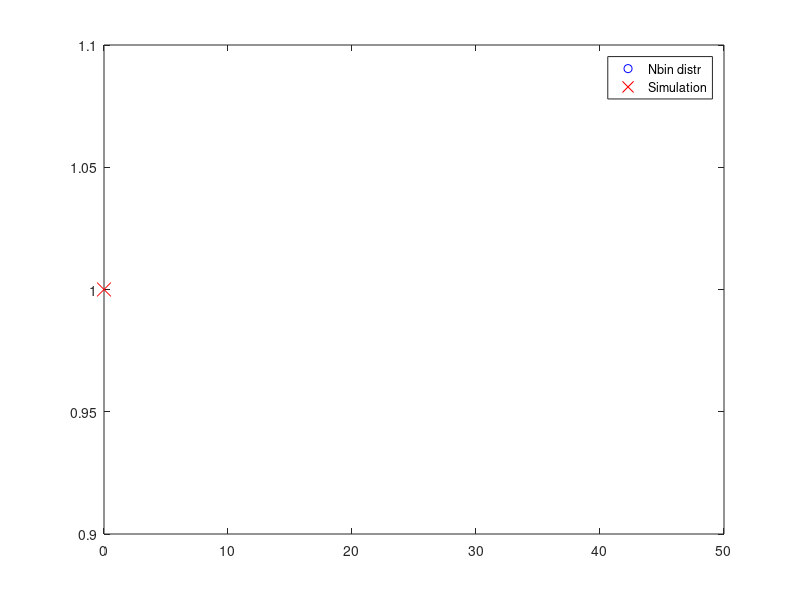

Source code (MATLAB):
clear ALL
n = input('Rank of success= ');
p=input('Probability success= ');
for j = 1:n
    Y(j)=0;
    while(rand >= p)
        Y(j)=Y(j)+1;
    end
end
X=sum(Y);
clear X;
N=input('Number of simulations= ');
for i=1:N
    for j=1:n
        Y(j)=0;
        while(rand >= p)
            Y(j)=Y(j)+1;
        end
    end
    X(i)=sum(Y);
end

U_X = unique(X);
n_X = hist(X,length(U_X));
relative_freq = n_X/N;

k = 0:50;
pk = nbinpdf(k,n,p);
clf
plot(k,pk,'bo',U_X,relative_freq,'rx','Markersize',10)
legend('Nbin distr','Simulation')
